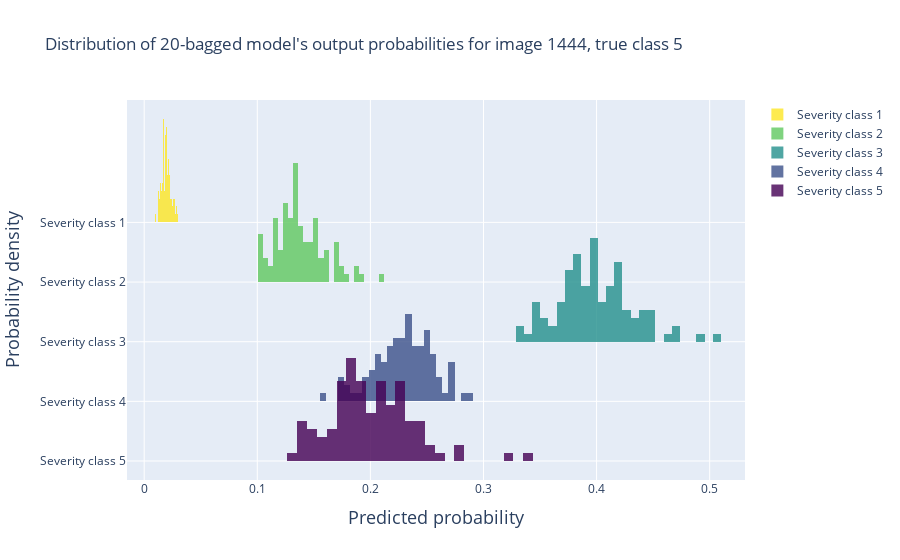

Here is the notebook cell this chart was saved with:
### Code cell
from ridgeplot import ridgeplot

distributions = np.asarray(predictions).T # for actual distributions
# distributions = [ np.random.normal(loc=mu, scale=sigma, size=1000) for mu, sigma in zip(means, std_devs)] # for gaussians estimates

column_names = [
    "Severity class 1",
    "Severity class 2",
    "Severity class 3",
    "Severity class 4",
    "Severity class 5",
]

fig = ridgeplot(
    samples=distributions, 
    nbins=25,
    labels=column_names,
    colorscale="viridis",
    colormode="row-index",
    line_width=0,
    opacity=0.8
)

fig.update_layout(
    yaxis_title=dict(text="Probability density", font_size=18),
    xaxis_title=dict(text="Predicted probability", font_size=18),
    title= f"Distribution of {bagging_size}-bagged model's output probabilities for image {TEST_IDX}, true class {true_classes[TEST_IDX]+1}"
)

fig.show()

### Figure 1 — Plotly figure (JSON) as saved in the notebook; plotly's stock layout.template omitted (floating-point values rounded to 4 significant figures)
{"data": [{"base": 0, "customdata": [[1], [0], [0], [0], [4], [3], [5], [4], [5], [13], [4], [11], [12], [6], [8], [6], [3], [3], [2], [3], [3], [1], [0], [2], [1]], "hovertemplate": "(%{x:.7}, %{customdata[0]:.7})<br><extra>%{fullData.name}</extra>", "marker": {"color": "rgba(253, 231, 37, 0.8)", "line": {"color": "black", "width": 0}}, "name": "Severity class 1", "type": "bar", "x": [0.009628, 0.01047, 0.01131, 0.01215, 0.01299, 0.01382, 0.01466, 0.0155, 0.01634, 0.01718, 0.01802, 0.01886, 0.0197, 0.02054, 0.02138, 0.02222, 0.02306, 0.0239, 0.02473, 0.02557, 0.02641, 0.02725, 0.02809, 0.02893, 0.02977], "y": [1, 0, 0, 0, 4, 3, 5, 4, 5, 13, 4, 11, 12, 6, 8, 6, 3, 3, 2, 3, 3, 1, 0, 2, 1], "zorder": 0}, {"base": -7.5, "customdata": [[6], [3], [2], [8], [4], [10], [8], [15], [7], [5], [5], [8], [3], [4], [0], [5], [2], [1], [0], [2], [1], [0], [0], [0], [1]], "hovertemplate": "(%{x:.7}, %{customdata[0]:.7})<br><extra>%{fullData.name}</extra>", "marker": {"color": "rgba(95.75, 200.25, 96.25, 0.8)", "line": {"color": "black", "width": 0}}, "name": "Severity class 2", "type": "bar", "x": [0.1028, 0.1072, 0.1117, 0.1162, 0.1206, 0.1251, 0.1296, 0.134, 0.1385, 0.1429, 0.1474, 0.1519, 0.1563, 0.1608, 0.1653, 0.1697, 0.1742, 0.1787, 0.1831, 0.1876, 0.192, 0.1965, 0.201, 0.2054, 0.2099], "y": [6, 3, 2, 8, 4, 10, 8, 15, 7, 5, 5, 8, 3, 4, 0, 5, 2, 1, 0, 2, 1, 0, 0, 0, 1], "zorder": 1}, {"base": -15, "customdata": [[2], [1], [5], [3], [2], [5], [9], [11], [7], [13], [5], [7], [10], [4], [3], [4], [4], [0], [1], [2], [0], [0], [1], [0], [1]], "hovertemplate": "(%{x:.7}, %{customdata[0]:.7})<br><extra>%{fullData.name}</extra>", "marker": {"color": "rgba(34.5, 144.0, 139.5, 0.8)", "line": {"color": "black", "width": 0}}, "name": "Severity class 3", "type": "bar", "x": [0.332, 0.3393, 0.3466, 0.3538, 0.3611, 0.3684, 0.3756, 0.3829, 0.3902, 0.3974, 0.4047, 0.412, 0.4192, 0.4265, 0.4338, 0.441, 0.4483, 0.4555, 0.4628, 0.4701, 0.4773, 0.4846, 0.4919, 0.4991, 0.5064], "y": [2, 1, 5, 3, 2, 5, 9, 11, 7, 13, 5, 7, 10, 4, 3, 4, 4, 0, 1, 2, 0, 0, 1, 0, 1], "zorder": 2}, {"base": -22.5, "customdata": [[1], [0], [0], [3], [2], [1], [1], [3], [4], [6], [5], [7], [8], [8], [11], [7], [7], [9], [6], [3], [1], [5], [0], [1], [1]], "hovertemplate": "(%{x:.7}, %{customdata[0]:.7})<br><extra>%{fullData.name}</extra>", "marker": {"color": "rgba(58.75, 80.75, 138.25, 0.8)", "line": {"color": "black", "width": 0}}, "name": "Severity class 4", "type": "bar", "x": [0.1577, 0.1631, 0.1686, 0.174, 0.1794, 0.1849, 0.1903, 0.1957, 0.2012, 0.2066, 0.212, 0.2174, 0.2229, 0.2283, 0.2337, 0.2392, 0.2446, 0.25, 0.2554, 0.2609, 0.2663, 0.2717, 0.2772, 0.2826, 0.288], "y": [1, 0, 0, 3, 2, 1, 1, 3, 4, 6, 5, 7, 8, 8, 11, 7, 7, 9, 6, 3, 1, 5, 0, 1, 1], "zorder": 3}, {"base": -30, "customdata": [[1], [5], [4], [3], [4], [10], [13], [10], [6], [10], [7], [10], [5], [5], [2], [1], [0], [2], [0], [0], [0], [0], [1], [0], [1]], "hovertemplate": "(%{x:.7}, %{customdata[0]:.7})<br><extra>%{fullData.name}</extra>", "marker": {"color": "rgba(68, 1, 84, 0.8)", "line": {"color": "black", "width": 0}}, "name": "Severity class 5", "type": "bar", "x": [0.131, 0.1397, 0.1484, 0.157, 0.1657, 0.1744, 0.1831, 0.1918, 0.2005, 0.2092, 0.2178, 0.2265, 0.2352, 0.2439, 0.2526, 0.2613, 0.27, 0.2787, 0.2873, 0.296, 0.3047, 0.3134, 0.3221, 0.3308, 0.3395], "y": [1, 5, 4, 3, 4, 10, 13, 10, 6, 10, 7, 10, 5, 5, 2, 1, 0, 2, 0, 0, 0, 0, 1, 0, 1], "zorder": 4}], "layout": {"bargap": 0, "bargroupgap": 0, "barmode": "stack", "legend": {"traceorder": "normal"}, "title": {"text": "Distribution of 20-bagged model's output probabilities for image 1444, true class 5"}, "xaxis": {"range": [-0.01521, 0.5312], "showgrid": true, "showticklabels": true, "title": {"font": {"size": 18}, "text": "Predicted probability"}, "zeroline": false}, "yaxis": {"showgrid": true, "showticklabels": true, "ticktext": [["Severity class 1"], ["Severity class 2"], ["Severity class 3"], ["Severity class 4"], ["Severity class 5"]], "tickvals": [0, -7.5, -15, -22.5, -30], "title": {"font": {"size": 18}, "text": "Probability density"}, "zeroline": false}}}
